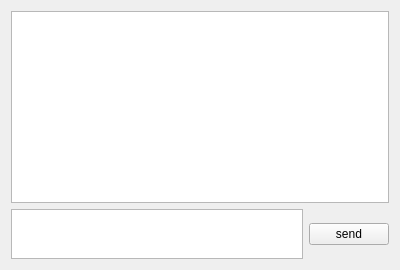
<?xml version="1.0" encoding="UTF-8"?>
<ui version="4.0">
 <class>ChatBoxForm</class>
 <widget class="QWidget" name="ChatBoxForm">
  <property name="geometry">
   <rect>
    <x>0</x>
    <y>0</y>
    <width>400</width>
    <height>270</height>
   </rect>
  </property>
  <property name="windowTitle">
   <string>reciver - chat</string>
  </property>
  <layout class="QVBoxLayout" name="verticalLayout">
   <item>
    <widget class="QTextEdit" name="msgbox"/>
   </item>
   <item>
    <layout class="QHBoxLayout" name="horizontalLayout">
     <item>
      <widget class="QTextEdit" name="msgEdit">
       <property name="maximumSize">
        <size>
         <width>16777215</width>
         <height>50</height>
        </size>
       </property>
      </widget>
     </item>
     <item>
      <widget class="QPushButton" name="sendButton">
       <property name="maximumSize">
        <size>
         <width>16777215</width>
         <height>16777215</height>
        </size>
       </property>
       <property name="text">
        <string>send</string>
       </property>
      </widget>
     </item>
    </layout>
   </item>
  </layout>
 </widget>
 <resources/>
 <connections/>
</ui>
